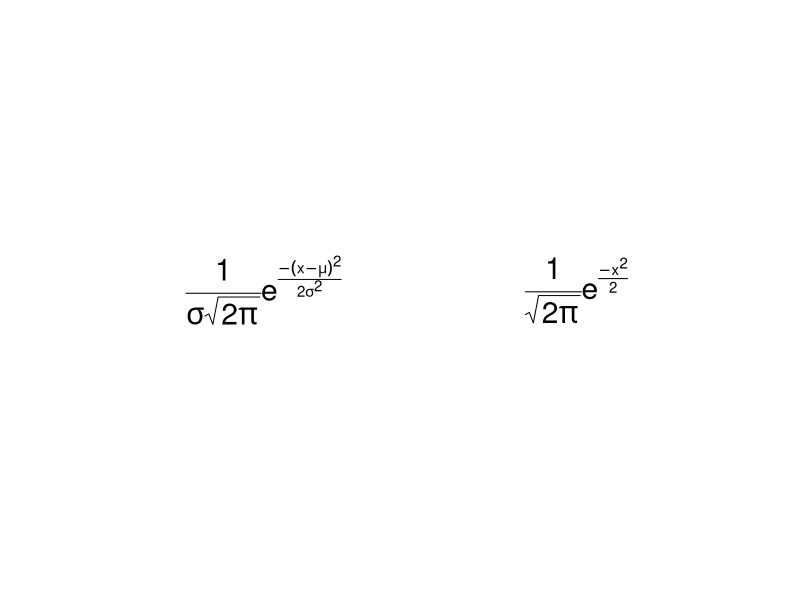
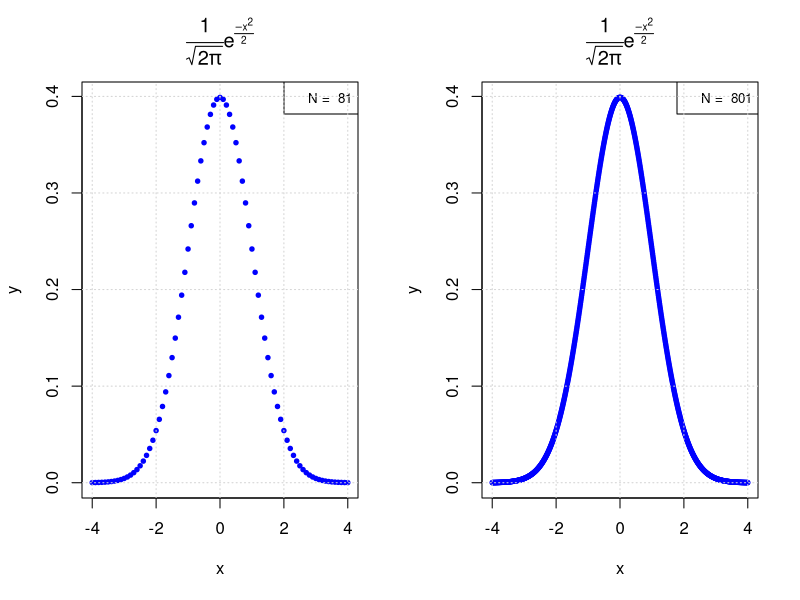
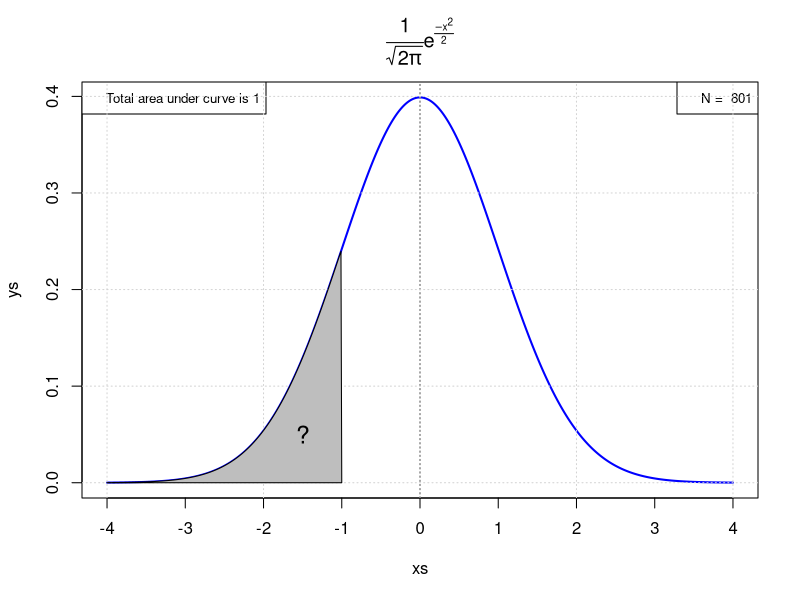
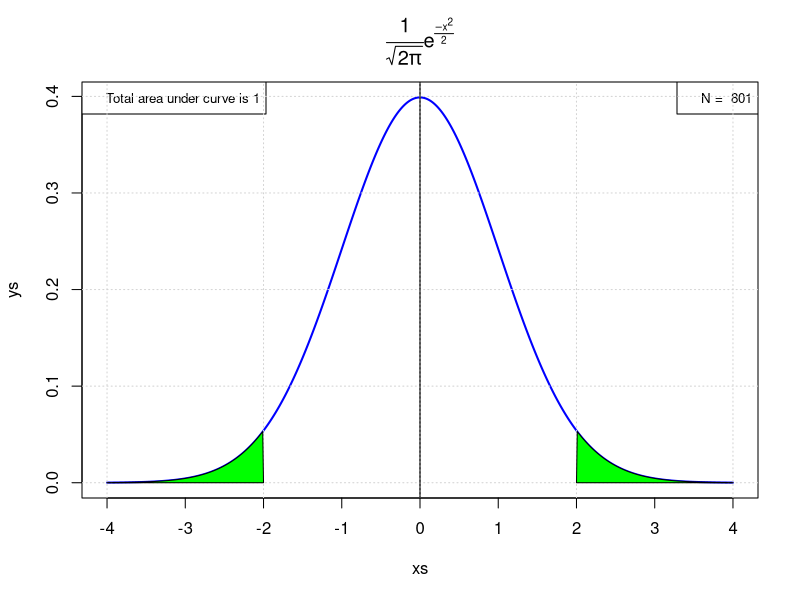
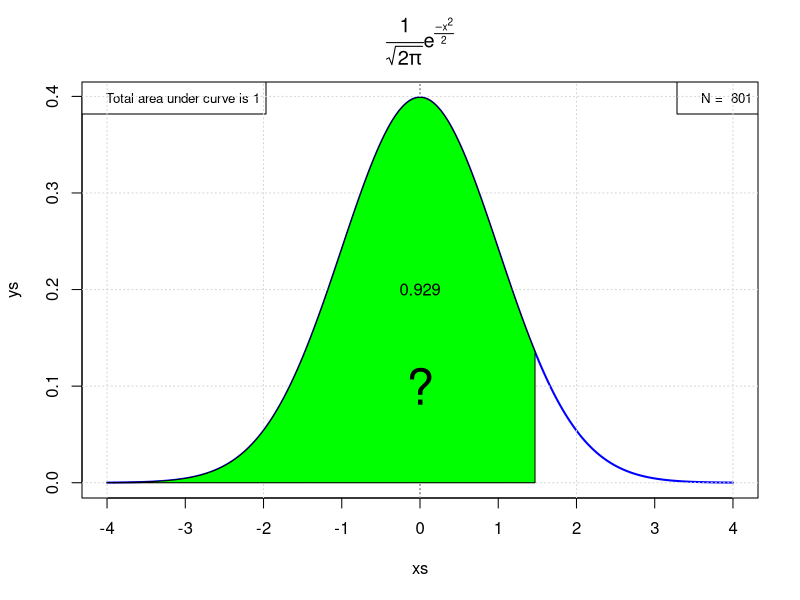
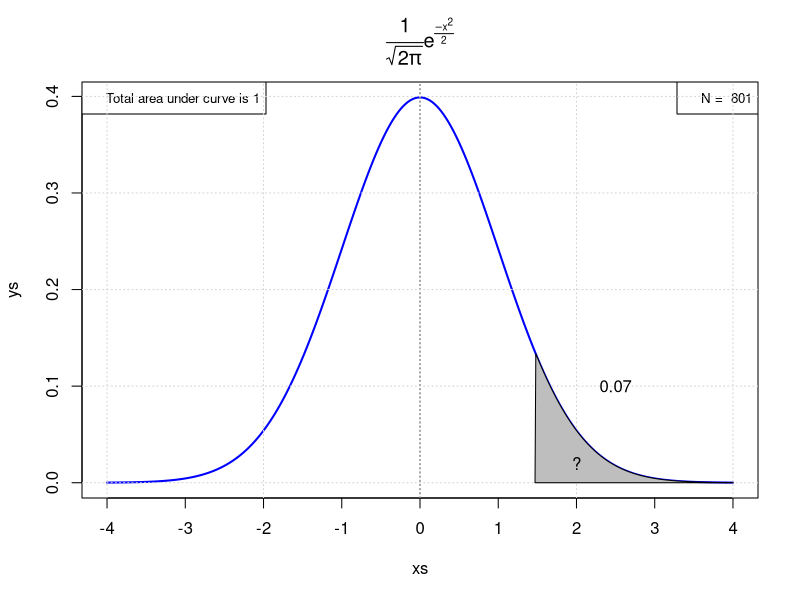
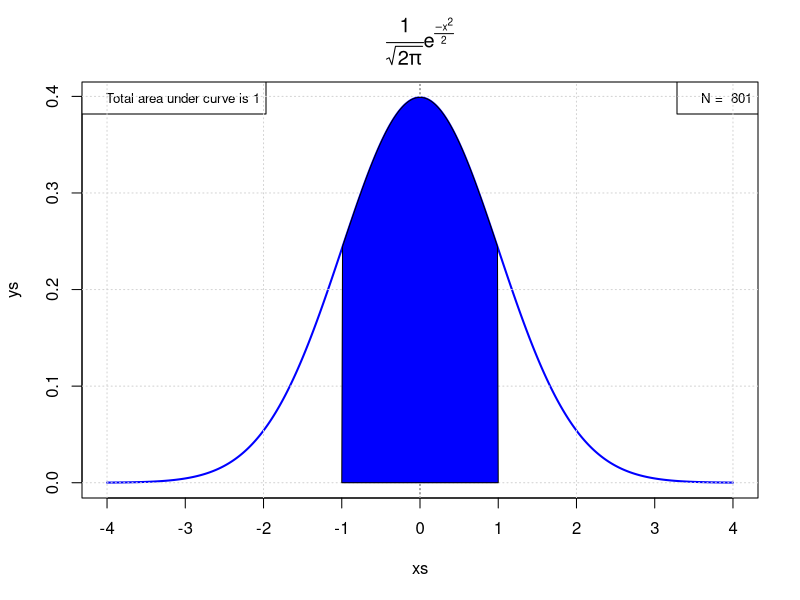

Source code (R) for these figures, in order: (Note: this script raises an error after producing the figures.)
# Pittard, Steve August 2014 - wsp@emory.edu
# Code to demonstrate the Normal distribution

# The formula for the Normal Probability Density Function is:

normpdf <- expression(paste(frac(1, sigma*sqrt(2*pi)), plain(e)^{frac(-(x-mu)^2, 2*sigma^2)}, sep=""))
par(mfrow=c(1,1))

plot(1:3,1:3,type="n",axes=F,ylab="",xlab="")
text(1.5,2,normpdf,cex=1.8)

# If the mean is 0 and the standard deviation is 1 then the formula can be 
# is called the Standard normal probability distribution function and can be 
# plotted like:

snormpdf <- expression(paste(frac(1, sqrt(2*pi)), plain(e)^{frac(-x^2, 2)}, sep=""))
text(2.5,2,snormpdf,cex=1.8)

# Using the second form of the function let's generate a sequence of numbers between 
# -4 and 4 in increments of .1

x <- seq(-4,4,.1)
y <- 1/sqrt(2*pi)*exp(-x^2/2)

# Plot the x,y pairs. Does the resulting curve look familiar ? 

par(mfrow=c(1,2)) # Put the two plots side by side

plot(x,y,lwd=1,,type="p",col="blue",cex=0.6,pch=19,main=snormpdf)
xlen <- length(x)
legend("topright",paste("N = ",xlen),cex=0.8)
grid()

# Let's get more x values - increments of 0.01

x <- seq(-4,4,.01)
y <- 1/sqrt(2*pi)*exp(-x^2/2)
plot(x,y,type="p",col="blue",cex=0.6,pch=19,main=snormpdf)
xlen <- length(x)
legend("topright",paste("N = ",xlen),cex=0.8)
grid()

# Let's work with the second version - I'll draw this a few times so I'll put it
# into a function for convenience.

drawNorm <- function(xs,style="l") {
  par(mfrow=c(1,1))
  ys <- 1/sqrt(2*pi)*exp(-xs^2/2)
  plot(xs,ys,lwd=2,type=style,col="blue",cex=0.6,pch=19,main=snormpdf,xaxt="n")
  axis(1,-4:4)
  xlen <- length(xs)
  legend("topright",paste("N = ",xlen),cex=0.8)
  legend("topleft","Total area under curve is 1",cex=0.8)
  abline(v=0,lty=3)
  grid()
}

drawNorm(x)

# Let's say we wanted to find the area underneath the curve
# in the shaded region.

xvals <- x[x > -4 & x < -1]
yvals <- 1/sqrt(2*pi)*exp(-xvals^2/2)
polygon(c(-4,xvals,-1),c(0,yvals,0),col="gray")
text(-1.5,0.05,"?",cex=1.5)

# Well we can integrate the function from -4 to -1 to give the answer
# Lucky for us R has an Integrate function.

func2integrate <- function(xvals) {
  return(1/sqrt(2*pi)*exp(-xvals^2/2))
}

results <- integrate(func2integrate,-4,-1)
round(results$value,2)    # Should be around 0.16

# What is the area of the curve between -1 and 4 ? Easy.
# 1 - 0.16 = 0.84

# So what if we wanted to determine the area for curves
# starting from -4 to -3, -4 to 3.0, -4 to -2, ... -4,4 ? 
# We could do our integration in a loop.

xvals <- seq(-4,4,1) 
areavec <- vector()
for (ii in xvals) {
  areavec <- c(areavec,integrate(func2integrate,-4,ii)$value)
}
areavec <- round(areavec,3)
names(areavec) <- paste(-4,-4:4,sep="_to_")
areavec

# Note we have symmetry 

drawNorm(x)
abline(v=0)

# Area under curve from -4 to 0 is 0.5. And the area from 0 to 4 is also 0.5
 
areavec

# If this symmetry is true then the area, for example, from -4 to -2 should then
# be the same as the area from 2 to 4 

# Let's put the polygon stuff into a function to make drawing the shaded 
# regions more convenient

shady <- function(vec,lim1,lim2,color="gray") {
  xs <- vec[vec > lim1 & vec < lim2]
  ys <- 1/sqrt(2*pi)*exp(-xs^2/2)
  polygon(c(lim1,xs,lim2),c(0,ys,0),col=color)  
}

shady(x,-4,-2,"green")
shady(x,2,4,"green")

# What is the area from -4 to -2 ? Approximately 0.023

areavec[3]

# To get the area from 2 to 4 we can subtract the area value
# corresponding to the integegration from -4 to 2 from 1

1 - areavec[7]
all.equal(as.numeric(areavec[3]),as.numeric(1-areavec[7]))

# It turns out that these areas represent probabilities. So we can
# start to ask questions like what is the probability associated with
# observing a value of 1.47 or less. we already know how to do this !
# do the integration.

drawNorm(x)
shady(x,-4,1.47,"green")
text(0,0.1,"?",cex=3)

probval <- integrate(func2integrate,-4,1.47)$value
text(0,0.2,round(probval,3))

# What then is the probability of observing a value of greater than 1.47 ?
# Super easy 

1 - probval 
1 - integrate(func2integrate,-4,1.47)$value

# Or this too - just change the limits on the integration

integrate(func2integrate,1.47,4)$value

# But we'll graph the problem anyway.

drawNorm(x)
shady(x,1.47,4)
text(2,0.02,"?")
text(2.5,0.1,round(integrate(func2integrate,1.47,4)$value,2))


# What is the probability of observing a value between -1 and 1 ?
# Graph it 

drawNorm(x)
shady(x,-1,1,col="blue")

# This is all getting to be too easy isn't it ? 

integrate(func2integrate,-1,1)$value

# Or 

integrate(func2integrate,-4,1)$value - integrate(func2integrate,-4,-1)$value

# Okay but R has some functions that will do this for us. That is 
# we don't need to do integration explicitly every time
# Check the pnorm function. It gives F(x) = P(X <= x)

pnorm(1) - pnorm(-1) # Probability of getting a number between -1 and 1

pnorm(1.47)  # Probability of getting a number of 1.47 or less

1 - pnorm(1.47) # Probability of getting a number > 1.47

pnorm(1.47,lower.tail=FALSE)

all.equal(pnorm(1.47,lower.tail=FALSE), 1 - pnorm(1.47) )

# Note that unless you tell pnorm otherwise it will assume a standard
# normal distribution with mean 0 and sd of 1. 

# What percentage of the data is contained within one standard of 
# the mean ? We did this already

integrate(func2integrate,-1,1)$value
pnorm(1) - pnorm(-1)

# What about two standard deviations ?

integrate(func2integrate,-2,2)$value
pnorm(2) - pnorm(-2)

# What about three ?

integrate(func2integrate,-3,3)$value
pnorm(3) - pnorm(-3)

# So use pnorm from now on. Also if we want to provide a bunch of x values
# as input to the standard normal function we can use the built in dnorm 
# function. So this:

somex <- seq(-4,4,.01)
normys <- 1/sqrt(2*pi)*exp(-somex^2/2)

# is more easily done as: 

dnormys <- dnorm(seq(-4,4,.01))

all.equal(normys,dnormys)

# Say we have some Normally distributed data that isn't 
# standardized - As long as we are confident that it's normal
# we can scale it / standardize it. (x - u) / sd()

somegrades <- dget("http://steviep42.bitbucket.org/YOUTUBE.DIR/grades")
summary(somegrades)

# Okay sowhat is the probability of someone getting a grade of 82 
# or less ?

standard <- (82 - mean(somegrades))/sd(somegrades)

# Cool so now we can use the pnorm function to find the prob associated
# with 1.215573 (which is what standard winds up being)

pnorm(standard)

# But hey ! pnorm takes arguments so we don't have to do the intermediate
# step with the standardization process.

pnorm(82,mean(somegrades),sd(somegrades))

all.equal(pnorm(standard),pnorm(82,mean(somegrades),sd(somegrades)))


# DONT USE INTEGRATE USE PNORM HERE !!!!!!!

# Let's reconisder the section from above where wanted to integrate
# regions from like -4 to -3, -4 to -2, -4 to -1,... -4 to 4 except here
# we will use a smaller increment so as to get more xvalues / granularity.

xvals <- seq(-4,4,0.1) 
areavec <- vector()
for (ii in xvals) {
  areavec <- c(areavec,pnorm(ii))
}
areavec <- round(areavec,3)

# Let's plot this. Does it look familiar ?

plot(xvals,areavec,type="l",lwd=2,main="Cumulative Distribution",xaxt="n")
axis(1,-4:4)
grid()

# How is this useful ? Well it let's us find the value associated with a
# given probability value. So what value from the standard normal distribution
# corresponds to the 50th percentile ? Easy - its 0. We learned this earlier 
# but we can easily read it off the graph. Or look into the areavec vector
# to see what element corresponds to 0.5

obs <- which(areavec-.50 == 0)
xvals[obs]

segments(-4,0.5,0,.5,lty=2)
segments(0,0,0,.5,lty=2)
#
xvals <- seq(-4,4,0.1) 
areavec <- vector()
for (ii in xvals) {
  areavec <- c(areavec,pnorm(ii))
}
areavec <- round(areavec,3)
